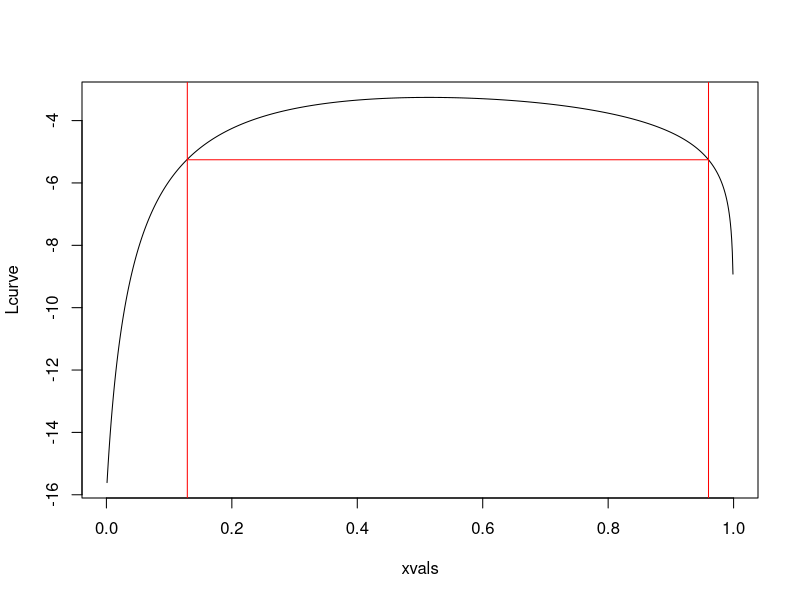

Here is the R script that generated this plot:

# Illustration of method to get the Maximum likelihood estimate of Fst 
# given a list of allele counts for each locus (alist) 
#  & a list of allele frequencies for each locus (plist)

########################################################################################
# Function to return log( P(α | p,Fst) ), the log multinomial dirichlet calculation of the likelihood of 
# 	allelic composition α, 
#	given Fst f, 
#	and allele frequencies p
# n.b. this log version deals well with small values of f and p
# Warning: p values must be non-zero
########################################################################################

lmd<-function(a=c(2,8),f=0.1,p=c(0.3,0.7)){	#n.b. these default values illustrate a simple call
	l<-1/f-1;n=sum(a);x<-l*p
	return(lgamma(l)+lgamma(n+1)-lgamma(n+l)	
			+sum(lgamma(x+a))	
			-sum(lgamma(a+1))
			-sum(lgamma(x))
			)	
	}	

# Vectorize the function so it can act over a vector different f values
lmdL<-Vectorize(lmd,'f')

########################################################################################



########################################################################################
# Function to return sum(log( P(α | p,Fst) )), for
#	al: a list of allelic counts for different loci (α)
#	ap: a list of allele frequencies (p)
#	f:	a vector of Fst values 	(f)
# Warning p-values should be non-zero
########################################################################################
combinedL<-function(al,pl,f){
	L<-rep(0,length(f))
	for (i in length(al)){
		L<-L+lmdL(al[[i]],f,pl[[i]])	
		}
	return(L)
	}

########################################################################################
#						Main Block										
########################################################################################

# Example data
Locus1Counts<-c(1,4,30); Locus2Counts<-c(20,3,2,7);Locus3Counts<-c(30,2)
alist<-list(Locus1Counts,Locus2Counts,Locus3Counts)

Locus1p<-c(.3,.6,.1);Locus2p<-c(.2,.2,.2,.4);Locus3p<-c(.5,.5)
plist<-list(Locus1p,Locus2p,Locus3p)


# Ploting likelihood curve 
xvals<-1:999/1000
Lcurve<-combinedL(alist,f=xvals,plist)
plot(xvals,Lcurve,type='l')

# Get ML value
peakV<-max(Lcurve,na.rm=T)
MLv<-xvals[which(Lcurve==peakV)]

# Get support limits
inside<-which(Lcurve>=(peakV-2))
supportLims<-c(xvals[inside][1],tail(xvals[inside],1))
abline(v=supportLims,col='red')
lines(supportLims,rep(peakV-2,2),col='red')


